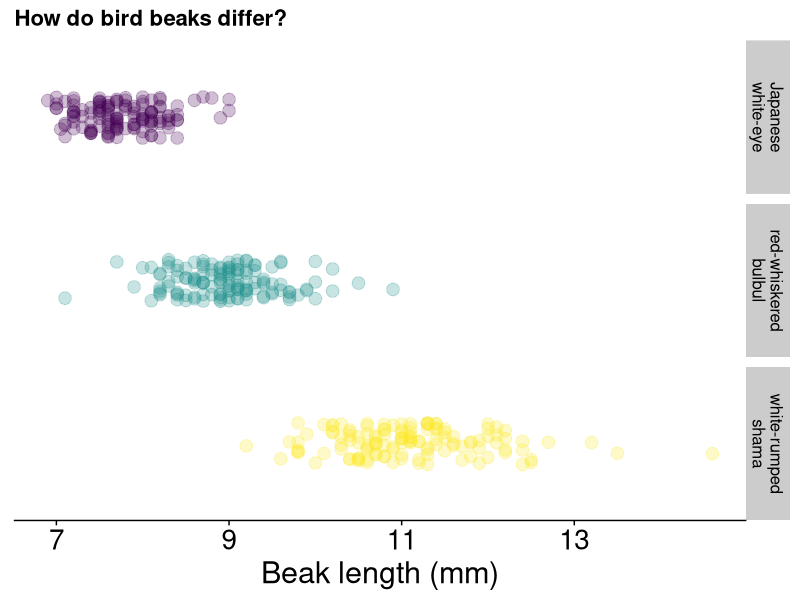
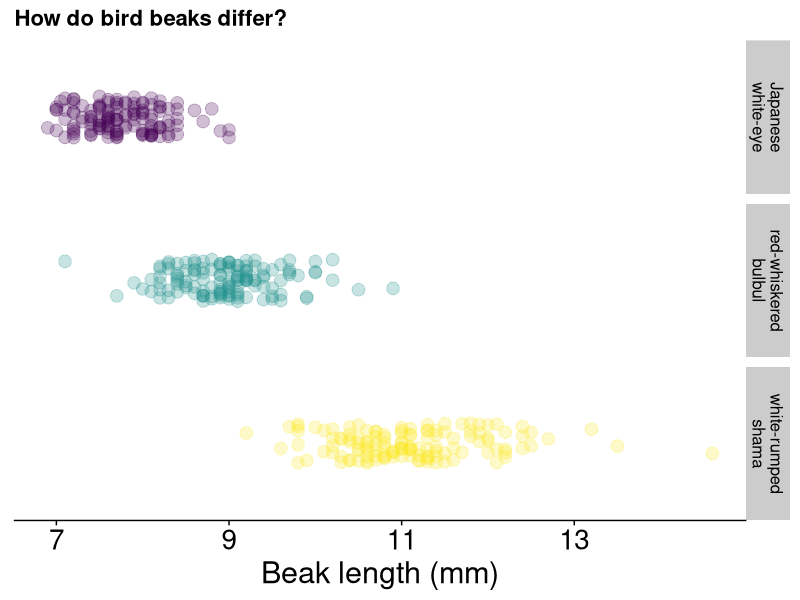
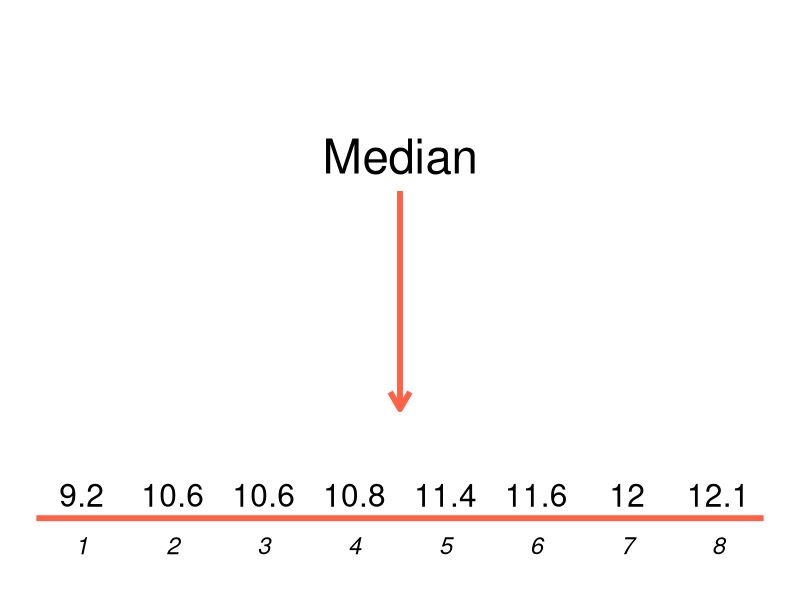
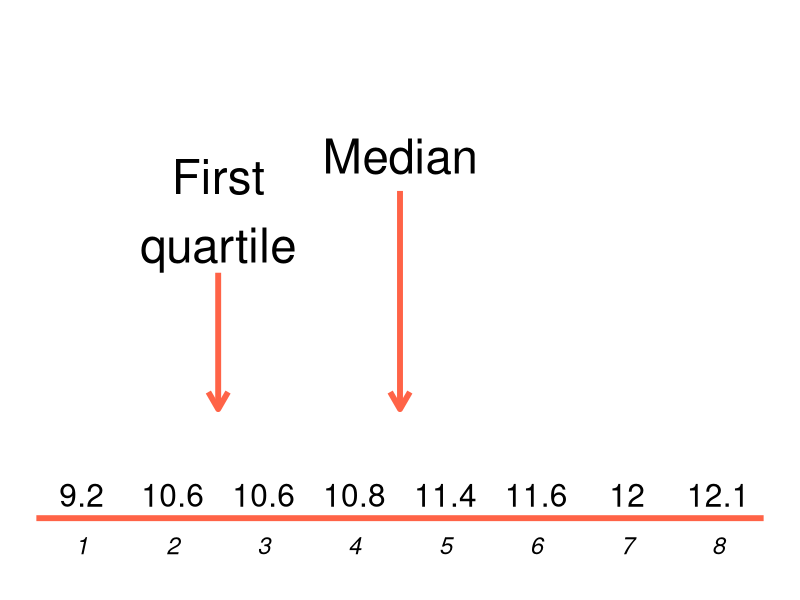
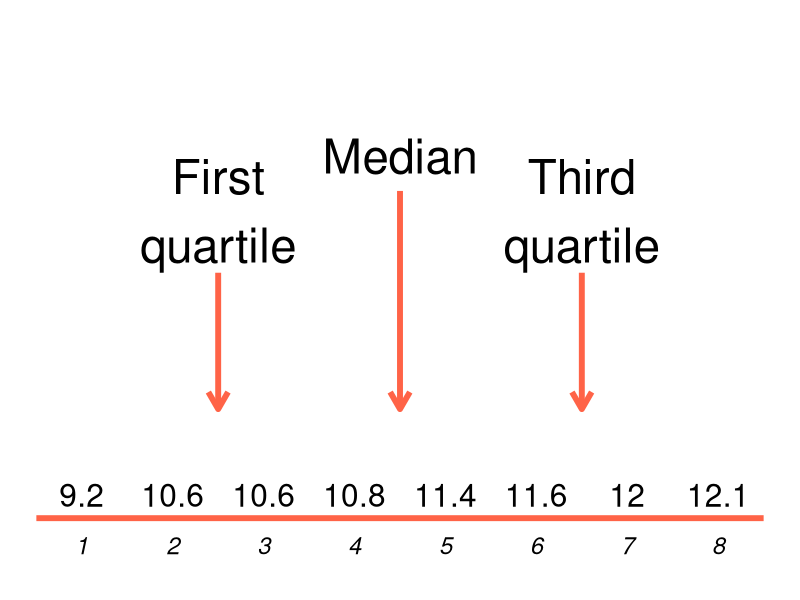

Generate these figures, in order, with R:
## ---- chunk 1
library(cowplot)
library(ggplot2)
library(tibble)
library(dplyr)
library(knitr)

opts_chunk$set(echo = FALSE, warning = FALSE)

bd <- read.csv("../data/Focal_Bird_Morphology.csv")
bd <- bd[bd$species %in% c("jawe", "rwbu", "wrsh") &
             !is.na(bd$nares_to_tip), ]

n <- min(table(bd$species))

set.seed(123)
bd <- lapply(split(bd, bd$species), \(x) {
    x[sample(nrow(x), n), ]
})
bd <- do.call(rbind, bd)

bd$full_name <- "Japanese white-eye"
bd$full_name[bd$species == "rwbu"] <- "red-whiskered bulbul"
bd$full_name[bd$species == "wrsh"] <- "white-rumped shama"
## ---- chunk 2
#| fig-align: center

bd$y <- 1

gp <- ggplot(bd, aes(x = nares_to_tip, y = y,
                     color = full_name)) +
    facet_grid(rows = vars(full_name),
               labeller = label_wrap_gen(width = 10)) +
    geom_jitter(width = 0, height = 0.15, size = 4) +
    scale_color_viridis_d(alpha = 0.25) +
    scale_y_continuous(limits = c(0.5, 1.5)) +
    xlab("Beak length (mm)") +
    ggtitle("How do bird beaks differ?") +
    theme_cowplot() +
    theme(axis.text = element_text(size = 20),
          axis.title = element_text(size = 22),
          strip.text = element_text(size = 12),
          legend.position = "none",
          axis.text.y = element_blank(),
          axis.title.y = element_blank(),
          axis.line.y = element_blank(),
          axis.ticks.y = element_blank())

gp
## ---- chunk 3
wrsh <- bd$nares_to_tip[bd$species == "wrsh" & !is.na(bd$nares_to_tip)]
## ---- chunk 4
kable(as.data.frame(wrsh[1:8]), col.names = "Beak lengths in mm")
## ---- chunk 5
kable(data.frame(1:8, wrsh[1:8]),
             col.names = c("i", "$Y_i$"))
## ---- chunk 6
kable(as.data.frame(wrsh[1:8]), col.names = "Beak lengths in mm")
## ---- chunk 7
m <- round(mean(wrsh[1:8]), 2)
## ---- chunk 8
data.frame(c(as.character(1:8), "**Sum**"),
           c(wrsh[1:8], sum(wrsh[1:8])),
           c(paste(wrsh[1], "-", round(mean(wrsh[1:8]), 2), "=",
                   round(wrsh[1] - round(mean(wrsh[1:8]), 2), 2)),
             rep("", 8))) |>
    kable(col.names = c("$i$", "$Y_i$", "Deviations ($Y_i - \\bar{Y}$)"))
## ---- chunk 9
s <- data.frame(c(as.character(1:8), "**Sum**"),
           c(wrsh[1:8], sum(wrsh[1:8])),
           c(round(wrsh[1:8] - m, 2), 0))

kable(s, col.names = c("$i$", "$Y_i$", "Deviations ($Y_i - \\bar{Y}$)"))
## ---- chunk 10
s <- cbind(s, "")
s[1, 4] <- paste0("$(", s[1, 3], ")^2$ = ", round(s[1, 3]^2, 4))

kable(s, col.names = c("$i$", "$Y_i$", "Deviations ($Y_i - \\bar{Y}$)",
                       "Squared deviations $(Y_i - \\bar{Y})^2$"))
## ---- chunk 11
s[, 4] <- round(s[, 3]^2, 4)
s[9, 4] <- round(sum(s[1:8, 4]), 4)

kable(s, col.names = c("$i$", "$Y_i$", "Deviations ($Y_i - \\bar{Y}$)",
                       "Squared deviations $(Y_i - \\bar{Y})^2$"))
## ---- chunk 12
wrsh_s <- round(sqrt(round(s[9, 4]/7, 4)), 4)
## ---- chunk 13
kable(as.data.frame(wrsh[1:8]), col.names = "Beak lengths in mm")
## ---- chunk 14
#| fig-width: 7.5
#| fig-height: 5

gp
## ---- chunk 15
bd |>
  group_by(full_name) |>
  summarize_at(vars(nares_to_tip), list(m = mean, s = sd)) |>
  mutate(CV = paste0(round(100 * s / m, 2), "%")) |>
  kable(col.names = c("Species", "$\\bar{Y}$", "$s$", "CV"),
        digits = c(0, 2, 2, 0))
## ---- chunk 16
#| fig-width: 12
#| fig-height: 2.5
#| fig-align: center

X <- data.frame(wrsh = sort(wrsh[1:8]),
                label = sort(wrsh[1:8]), i = 1:8)

# Data frame to ensure calculations below are correct and easily portable
df <- rename(X, Y = wrsh) |>
  arrange(Y)
Y <- df$Y
n <- nrow(df)

gp <- ggplot(X, aes(x = i, y = 0, label = label)) +
    geom_text(vjust = -0.5, 
              size = 8) +
    geom_path(data = data.frame(i = range(X$i) + c(-0.5, 0.5),
                                y = 0, label = NA),
              color = "tomato", linewidth = 2) +
    annotate("line", 
             x = rep(nrow(X) / 2 + 0.5, 2), 
             y = c(3, 1),
             arrow = arrow(length = unit(0.5, "cm")), 
             color = "tomato", 
             linewidth = 2) +
    annotate("text", 
             x = nrow(X) / 2 + 0.5, 
             y = 3, 
             vjust = -0.5,
             label = "Median", 
             size = 12) +
    annotate("text", 
             x = X$i, 
             y = 0, 
             label = X$i, 
             vjust = 2, 
             size = 6,
             fontface = "italic") +
    ylim(-0.5, 4.5) +
    theme_void() 
    

gp
## ---- chunk 17
#| fig-width: 12
#| fig-height: 2.5
#| fig-align: center

gp2 <- gp +
    annotate("line", 
             x = rep(nrow(X) / 4 + 0.5, 2), 
             y = c(2.25, 1),
             arrow = arrow(length = unit(0.5, "cm")), 
             color = "tomato", 
             linewidth = 2) +
    annotate("text", 
             x = nrow(X) / 4 + 0.5, 
             y = 2.25, 
             vjust = -0.1,
             label = "First\nquartile", 
             size = 12) 

gp2
## ---- chunk 18
#| fig-width: 12
#| fig-height: 2.5
#| fig-align: center

gp2 +
    annotate("line", 
             x = rep(nrow(X) * 0.75 + 0.5, 2), 
             y = c(2.25, 1),
             arrow = arrow(length = unit(0.5, "cm")), 
             color = "tomato", 
             linewidth = 2) +
    annotate("text", 
             x = nrow(X) * 0.75 + 0.5, 
             y = 2.25, 
             vjust = -0.1,
             label = "Third\nquartile", 
             size = 12) 

## ---- chunk 19
first_quartile  = (Y[ceiling(n * 0.25)] + Y[ceiling(n * 0.25)+1]) / 2
third_quartile  = (Y[ceiling(n * 0.75)] + Y[ceiling(n * 0.75)+1]) / 2
